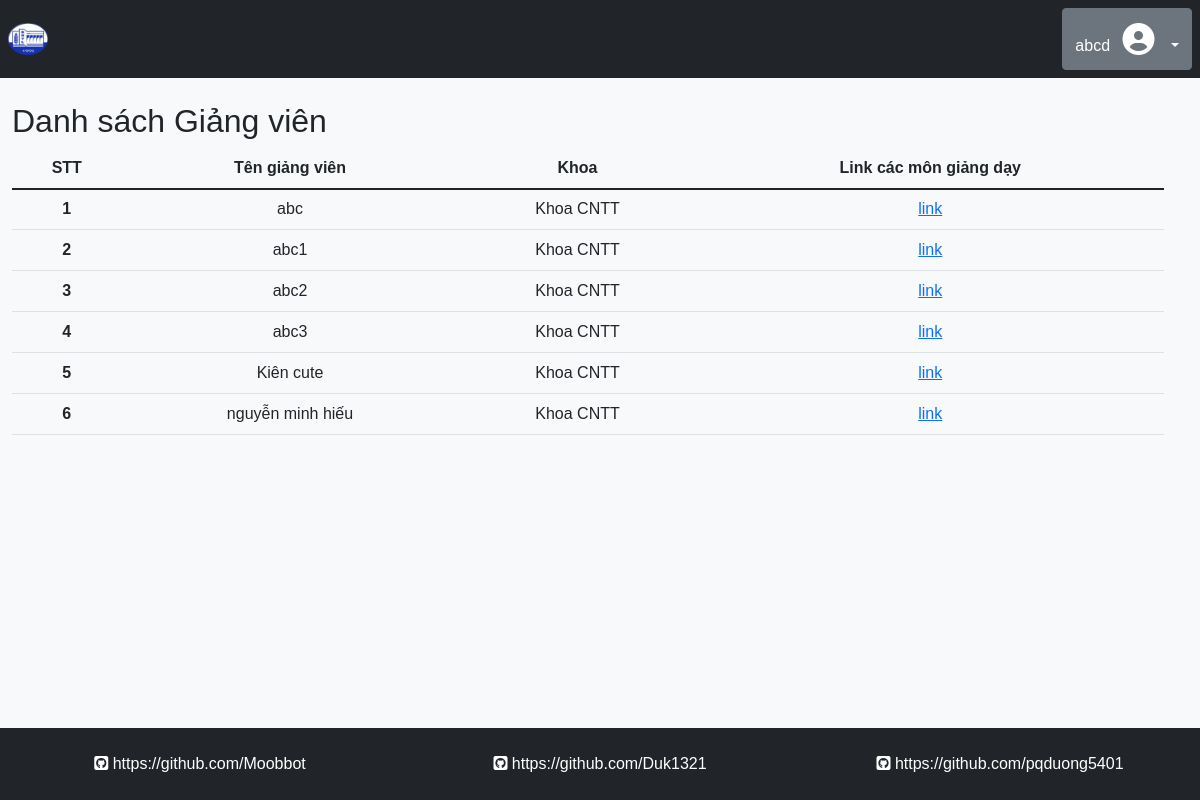
Page / (signed in) on the earlier database version.
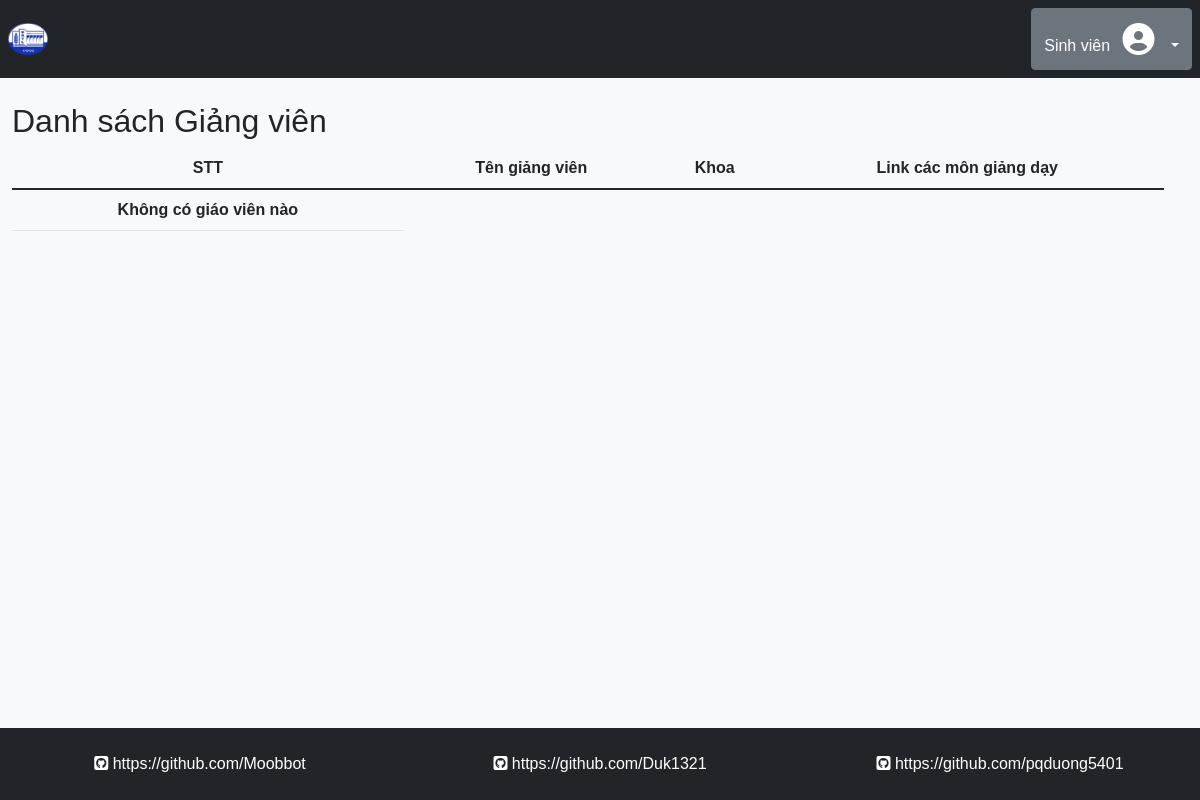
Same page on the later database version.
### tables this page shows
CREATE TABLE `db_user_inf` (
  `ID` int(10) UNSIGNED NOT NULL,
  `User_FullName` varchar(200) NOT NULL,
  `User_Position` varchar(100) NOT NULL,
  `User_Phone` varchar(100) NOT NULL,
  `office_id` int(10) UNSIGNED DEFAULT NULL
);

CREATE TABLE `db_offices` (
  `office_id` int(10) UNSIGNED NOT NULL,
  `office_name` varchar(200) NOT NULL,
  `office_phone` varchar(12) NOT NULL,
  `office_email` varchar(100) NOT NULL,
  `office_website` varchar(100) DEFAULT NULL,
  `office_address` varchar(255) NOT NULL,
  `office_parent` int(10) UNSIGNED DEFAULT NULL
);

### Student/index.php (the view)
<div class="row">
    <div class="col-md-12">
        <h2>Danh sách Giảng viên</h2>
        <table class="table text-center">
            <thead>
                <tr>
                    <th>
                        STT
                    </th>
                    <th>
                        Tên giảng viên
                    </th>
                    <th>
                        Khoa
                    </th>
                    <th>
                        Link các môn giảng dạy
                    </th>
                </tr>
            </thead>
            <tbody>
                <tr>
                    <?php
                    $sql = "SELECT ID, User_FullName, office_name  FROM db_user_inf, db_users, db_offices  WHERE db_users.user_level = '1' AND db_user_inf.ID = db_users.user_id AND db_offices.office_id = db_user_inf.office_id ;";
                    $result = mysqli_query($conn, $sql);
                    $STT = 0;
                    if ($result->num_rows > 0) {
                        while ($row = $result->fetch_assoc()) {
                            $STT += 1;
                            echo '<tr>';
                            echo '<th scope="row">' . $STT . '</th>';
                            echo '<td>' . $row['User_FullName'] . '</td>';
                            echo '<td>' . $row['office_name'] . '</td>';
                            echo '<td>' . '<a href="./subject/index.php?id=' . $row['ID'] . '">link</a>' . '</td>';
                            echo '</tr>';
                        }
                    } else {
                        echo '<th>Không có giáo viên nào</th>';
                    }
                    ?>
                </tr>
            </tbody>
        </table>
    </div>
</div>

### reuse/header.php (shortened to what this page needs)
<!DOCTYPE html>
<html lang="en">
<head>
    <link href="https://cdn.jsdelivr.net/npm/bootstrap@5.1.3/dist/css/bootstrap.min.css" rel="stylesheet"
>
    <link rel="stylesheet" href="http://localhost/BTL_CNW/assets/css/bootstrap.min.css">
    <link rel="stylesheet" href="http://localhost/BTL_CNW/assets/style.css">
</head>
<body class="position-relative min-vh-100 bg-light">

### index.php (shortened to what this page needs)
<?php include 'reuse/header.php' ?>
<div class="container-fluid px-0">
    <?php
    include './reuse/header_body.php';
    ?>
    <?php
    if (empty($_SESSION['current_user'])) {
    ?>
    <img src="./assets/img/img_index.jfif" alt="" class="w-100 vh-100">
    <?php
    } else {
    ?>
    <Section>
        <div class="row p-0 m-0 mt-4">
            <?php
                if ($currentUser['user_level'] == 2) {
                    include './student/index.php';
                }
                ?>
        </div>
    </Section>
    <?php } ?>
    <?php include './reuse/footer_body.php' ?>
</div>
<?php include 'reuse/footer.php' ?>

### reuse/header_body.php (shortened to what this page needs)
<header class="bg-dark text-white p-2">
    <div class="container-fluid p-0 m-0">
        <div class="d-flex flex-wrap align-items-center justify-content-between">
            <a href="http://localhost/BTL_CNW/" class="d-flex align-items-center mb-md-0 text-start">
                <img src="http://localhost/BTL_CNW/assets/img/logo.png" alt="" width="40" height="32"
                    class="d-inline-block align-text-top p-0 m-0 me-2">
            </a>
            <?php
            if (empty($_SESSION['current_user'])) {
            ?>
            <div class="text-end">
                <a href="http://localhost/BTL_CNW/login/index.php" class="btn btn-outline-light me-2">Login</a>
                <a href="http://localhost/BTL_CNW/signup/index.php" class="btn btn-warning me-2">Sign-up</a>
            </div>
            <?php
            } else {
                $currentUser = $_SESSION['current_user'];
            ?>
            <div class="text-end">
                <div class="dropdown">
                    <button class="btn btn-secondary dropdown-toggle" type="button" id="dropdownMenuButton1"
                        data-bs-toggle="dropdown" aria-expanded="false">
                        <?php
                            echo $currentUser['User_FullName'];
                            ?>
                        <i class="fa fa-user-circle fa-w-16 fa-2x p-2" aria-hidden="true"></i>
                    </button>
                </div>
            </div>
            <?php
            }
            ?>
        </div>
    </div>
</header>

### reuse/footer_body.php
<footer class="row bg-dark position-absolute bottom-0 start-0 end-0 m-0 text-white text-center">
    <div class="col p-4">
        <i class="fab fa-github-square"></i>
        <a href="https://github.com/Moobbot" class="col-3 text-decoration-none text-white">
            https://github.com/Moobbot</a>
    </div>
    <div class="col p-4">
        <i class="fab fa-github-square"></i>
        <a href="https://github.com/Duk1321" class="col-3 text-decoration-none text-white">
            https://github.com/Duk1321</a>
    </div>
    <div class="col p-4">
        <i class="fab fa-github-square"></i>
        <a href="https://github.com/pqduong5401" class="col-3 text-decoration-none text-white">
            https://github.com/pqduong5401</a>
    </div>
</footer>

### reuse/footer.php (shortened to what this page needs)
    <link href="https://cdn.jsdelivr.net/npm/bootstrap@5.1.3/dist/css/bootstrap.min.css" rel="stylesheet"
>
    </body>
    </html>

### assets/style.css (style rules this page uses)
*, html { margin: 0; padding: 0; list-style-type: none; font-family: Arial, Helvetica, sans-serif; }

Differences in the rows shown:
no longer on this page (row edited): db_user_inf: User_FullName "abc", office.office_name "Khoa CNTT"
removed db_user_inf: User_FullName "abc1", office.office_name "Khoa CNTT"
removed db_user_inf: User_FullName "abc2", office.office_name "Khoa CNTT"
removed db_user_inf: User_FullName "abc3", office.office_name "Khoa CNTT"
removed db_user_inf: User_FullName "Kiên cute", office.office_name "Khoa CNTT"
removed db_user_inf: User_FullName "nguyễn minh hiếu", office.office_name "Khoa CNTT"
Other differences:
$currentUser['User_FullName']: "abcd" → "Sinh viên"
text now shown: "Không có giáo viên nào"
